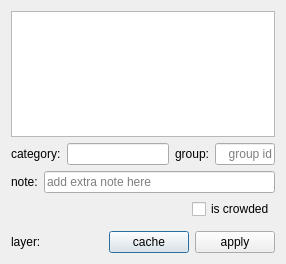
<?xml version="1.0" encoding="UTF-8"?>
<ui version="4.0">
 <class>Dialog</class>
 <widget class="QDialog" name="Dialog">
  <property name="geometry">
   <rect>
    <x>0</x>
    <y>0</y>
    <width>286</width>
    <height>264</height>
   </rect>
  </property>
  <property name="windowTitle">
   <string/>
  </property>
  <layout class="QVBoxLayout" name="verticalLayout">
   <item>
    <widget class="QListWidget" name="listWidget"/>
   </item>
   <item>
    <widget class="QWidget" name="widget_3" native="true">
     <layout class="QHBoxLayout" name="horizontalLayout_3">
      <property name="leftMargin">
       <number>0</number>
      </property>
      <property name="topMargin">
       <number>0</number>
      </property>
      <property name="rightMargin">
       <number>0</number>
      </property>
      <property name="bottomMargin">
       <number>0</number>
      </property>
      <item>
       <widget class="QLabel" name="label_2">
        <property name="minimumSize">
         <size>
          <width>0</width>
          <height>0</height>
         </size>
        </property>
        <property name="maximumSize">
         <size>
          <width>60</width>
          <height>16777215</height>
         </size>
        </property>
        <property name="text">
         <string>category:</string>
        </property>
       </widget>
      </item>
      <item>
       <widget class="QLineEdit" name="lineEdit_category">
        <property name="alignment">
         <set>Qt::AlignRight|Qt::AlignTrailing|Qt::AlignVCenter</set>
        </property>
        <property name="readOnly">
         <bool>true</bool>
        </property>
       </widget>
      </item>
      <item>
       <widget class="QLabel" name="label">
        <property name="text">
         <string>group:</string>
        </property>
       </widget>
      </item>
      <item>
       <widget class="QLineEdit" name="lineEdit_group">
        <property name="minimumSize">
         <size>
          <width>60</width>
          <height>0</height>
         </size>
        </property>
        <property name="maximumSize">
         <size>
          <width>60</width>
          <height>16777215</height>
         </size>
        </property>
        <property name="inputMethodHints">
         <set>Qt::ImhDigitsOnly</set>
        </property>
        <property name="text">
         <string/>
        </property>
        <property name="alignment">
         <set>Qt::AlignRight|Qt::AlignTrailing|Qt::AlignVCenter</set>
        </property>
        <property name="placeholderText">
         <string>group id</string>
        </property>
       </widget>
      </item>
     </layout>
    </widget>
   </item>
   <item>
    <widget class="QWidget" name="widget_5" native="true">
     <layout class="QHBoxLayout" name="horizontalLayout_5">
      <property name="leftMargin">
       <number>0</number>
      </property>
      <property name="topMargin">
       <number>0</number>
      </property>
      <property name="rightMargin">
       <number>0</number>
      </property>
      <property name="bottomMargin">
       <number>0</number>
      </property>
      <item>
       <widget class="QLabel" name="label_3">
        <property name="minimumSize">
         <size>
          <width>0</width>
          <height>0</height>
         </size>
        </property>
        <property name="maximumSize">
         <size>
          <width>60</width>
          <height>16777215</height>
         </size>
        </property>
        <property name="text">
         <string>note:</string>
        </property>
       </widget>
      </item>
      <item>
       <widget class="QLineEdit" name="lineEdit_note">
        <property name="alignment">
         <set>Qt::AlignLeading|Qt::AlignLeft|Qt::AlignVCenter</set>
        </property>
        <property name="placeholderText">
         <string>add extra note here</string>
        </property>
       </widget>
      </item>
     </layout>
    </widget>
   </item>
   <item>
    <widget class="QWidget" name="widget" native="true">
     <layout class="QHBoxLayout" name="horizontalLayout">
      <property name="leftMargin">
       <number>0</number>
      </property>
      <property name="topMargin">
       <number>0</number>
      </property>
      <property name="rightMargin">
       <number>0</number>
      </property>
      <property name="bottomMargin">
       <number>0</number>
      </property>
      <item>
       <spacer name="horizontalSpacer">
        <property name="orientation">
         <enum>Qt::Horizontal</enum>
        </property>
        <property name="sizeHint" stdset="0">
         <size>
          <width>40</width>
          <height>20</height>
         </size>
        </property>
       </spacer>
      </item>
      <item>
       <widget class="QCheckBox" name="checkBox_iscrowded">
        <property name="text">
         <string>is crowded</string>
        </property>
       </widget>
      </item>
     </layout>
    </widget>
   </item>
   <item>
    <widget class="QWidget" name="widget_4" native="true">
     <layout class="QHBoxLayout" name="horizontalLayout_4">
      <property name="leftMargin">
       <number>0</number>
      </property>
      <property name="topMargin">
       <number>0</number>
      </property>
      <property name="rightMargin">
       <number>0</number>
      </property>
      <property name="bottomMargin">
       <number>0</number>
      </property>
     </layout>
    </widget>
   </item>
   <item>
    <widget class="QWidget" name="widget_2" native="true">
     <layout class="QHBoxLayout" name="horizontalLayout_2">
      <property name="leftMargin">
       <number>0</number>
      </property>
      <property name="topMargin">
       <number>0</number>
      </property>
      <property name="rightMargin">
       <number>0</number>
      </property>
      <property name="bottomMargin">
       <number>0</number>
      </property>
      <item>
       <widget class="QLabel" name="label_4">
        <property name="text">
         <string>layer:</string>
        </property>
       </widget>
      </item>
      <item>
       <widget class="QLabel" name="label_layer">
        <property name="text">
         <string/>
        </property>
       </widget>
      </item>
      <item>
       <spacer name="horizontalSpacer_2">
        <property name="orientation">
         <enum>Qt::Horizontal</enum>
        </property>
        <property name="sizeHint" stdset="0">
         <size>
          <width>97</width>
          <height>20</height>
         </size>
        </property>
       </spacer>
      </item>
      <item>
       <widget class="QPushButton" name="pushButton_cache">
        <property name="text">
         <string>cache</string>
        </property>
       </widget>
      </item>
      <item>
       <widget class="QPushButton" name="pushButton_apply">
        <property name="text">
         <string>apply</string>
        </property>
       </widget>
      </item>
     </layout>
    </widget>
   </item>
  </layout>
 </widget>
 <resources/>
 <connections/>
</ui>
